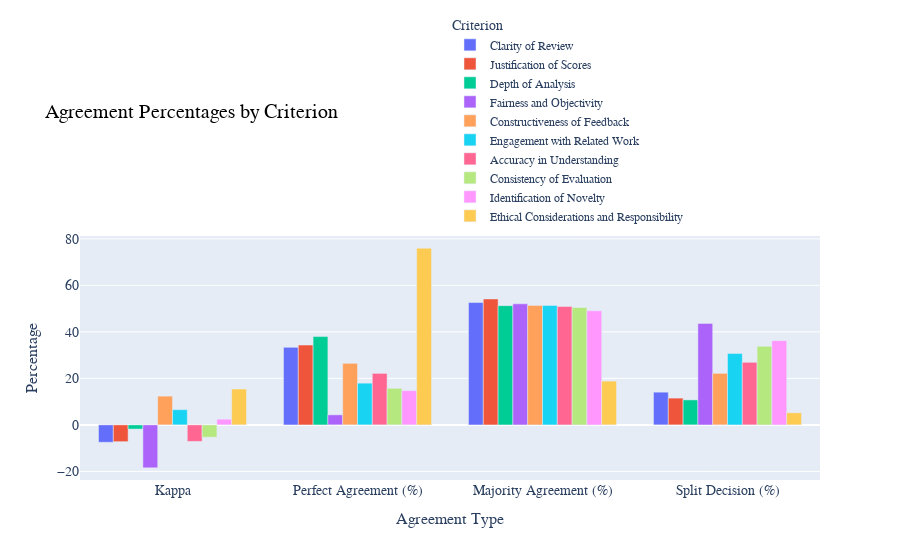

Notebook code for this chart:
### Code cell
import plotly.express as px

fig = px.bar(
    visual_df.melt(id_vars='Criterion', var_name='Agreement Type', value_name='Percentage'),
    x='Agreement Type',
    y='Percentage',
    color='Criterion',
    barmode='group',
    title='Agreement Percentages by Criterion'
)

fig.update_layout(
    title=dict(
        text='Agreement Percentages by Criterion',
        font=dict(size=20, family='Arial Black', color='black'),
    ),
    xaxis=dict(
        title=dict(text='Agreement Type', font=dict(size=16, family='Arial Black')),
        tickfont=dict(size=14, family='Arial Black'),
    ),
    yaxis=dict(
        title=dict(text='Percentage', font=dict(size=16, family='Arial Black')),
        tickfont=dict(size=14, family='Arial Black'),
    ),
    legend=dict(
        title=dict(text='Criterion', font=dict(size=14, family='Arial Black')),
        font=dict(size=12, family='Arial Black'), 
        yanchor='bottom',
        y=1.02,
        xanchor='left',
        x=0.5
    )
)

fig.update_traces(
    textfont=dict(size=12, family='Arial Black'),
    textposition="outside"  
)

fig.show()

### Figure 1 — Plotly figure (JSON) as saved in the notebook; plotly's stock layout.template omitted (floating-point values rounded to 4 significant figures)
{"data": [{"alignmentgroup": "True", "hovertemplate": "Criterion=Clarity of Review<br>Agreement Type=%{x}<br>Percentage=%{y}<extra></extra>", "legendgroup": "Clarity of Review", "marker": {"color": "#636efa", "pattern": {"shape": ""}}, "name": "Clarity of Review", "offsetgroup": "Clarity of Review", "orientation": "v", "showlegend": true, "textfont": {"family": "Arial Black", "size": 12}, "textposition": "outside", "type": "bar", "x": ["Kappa", "Perfect Agreement (%)", "Majority Agreement (%)", "Split Decision (%)"], "xaxis": "x", "y": [-7.477, 33.33, 52.6, 14.06], "yaxis": "y"}, {"alignmentgroup": "True", "hovertemplate": "Criterion=Justification of Scores<br>Agreement Type=%{x}<br>Percentage=%{y}<extra></extra>", "legendgroup": "Justification of Scores", "marker": {"color": "#EF553B", "pattern": {"shape": ""}}, "name": "Justification of Scores", "offsetgroup": "Justification of Scores", "orientation": "v", "showlegend": true, "textfont": {"family": "Arial Black", "size": 12}, "textposition": "outside", "type": "bar", "x": ["Kappa", "Perfect Agreement (%)", "Majority Agreement (%)", "Split Decision (%)"], "xaxis": "x", "y": [-7.214, 34.33, 54.15, 11.52], "yaxis": "y"}, {"alignmentgroup": "True", "hovertemplate": "Criterion=Depth of Analysis<br>Agreement Type=%{x}<br>Percentage=%{y}<extra></extra>", "legendgroup": "Depth of Analysis", "marker": {"color": "#00cc96", "pattern": {"shape": ""}}, "name": "Depth of Analysis", "offsetgroup": "Depth of Analysis", "orientation": "v", "showlegend": true, "textfont": {"family": "Arial Black", "size": 12}, "textposition": "outside", "type": "bar", "x": ["Kappa", "Perfect Agreement (%)", "Majority Agreement (%)", "Split Decision (%)"], "xaxis": "x", "y": [-1.799, 37.98, 51.27, 10.74], "yaxis": "y"}, {"alignmentgroup": "True", "hovertemplate": "Criterion=Fairness and Objectivity<br>Agreement Type=%{x}<br>Percentage=%{y}<extra></extra>", "legendgroup": "Fairness and Objectivity", "marker": {"color": "#ab63fa", "pattern": {"shape": ""}}, "name": "Fairness and Objectivity", "offsetgroup": "Fairness and Objectivity", "orientation": "v", "showlegend": true, "textfont": {"family": "Arial Black", "size": 12}, "textposition": "outside", "type": "bar", "x": ["Kappa", "Perfect Agreement (%)", "Majority Agreement (%)", "Split Decision (%)"], "xaxis": "x", "y": [-18.45, 4.319, 52.05, 43.63], "yaxis": "y"}, {"alignmentgroup": "True", "hovertemplate": "Criterion=Constructiveness of Feedback<br>Agreement Type=%{x}<br>Percentage=%{y}<extra></extra>", "legendgroup": "Constructiveness of Feedback", "marker": {"color": "#FFA15A", "pattern": {"shape": ""}}, "name": "Constructiveness of Feedback", "offsetgroup": "Constructiveness of Feedback", "orientation": "v", "showlegend": true, "textfont": {"family": "Arial Black", "size": 12}, "textposition": "outside", "type": "bar", "x": ["Kappa", "Perfect Agreement (%)", "Majority Agreement (%)", "Split Decision (%)"], "xaxis": "x", "y": [12.37, 26.47, 51.38, 22.15], "yaxis": "y"}, {"alignmentgroup": "True", "hovertemplate": "Criterion=Engagement with Related Work<br>Agreement Type=%{x}<br>Percentage=%{y}<extra></extra>", "legendgroup": "Engagement with Related Work", "marker": {"color": "#19d3f3", "pattern": {"shape": ""}}, "name": "Engagement with Related Work", "offsetgroup": "Engagement with Related Work", "orientation": "v", "showlegend": true, "textfont": {"family": "Arial Black", "size": 12}, "textposition": "outside", "type": "bar", "x": ["Kappa", "Perfect Agreement (%)", "Majority Agreement (%)", "Split Decision (%)"], "xaxis": "x", "y": [6.546, 17.94, 51.38, 30.68], "yaxis": "y"}, {"alignmentgroup": "True", "hovertemplate": "Criterion=Accuracy in Understanding<br>Agreement Type=%{x}<br>Percentage=%{y}<extra></extra>", "legendgroup": "Accuracy in Understanding", "marker": {"color": "#FF6692", "pattern": {"shape": ""}}, "name": "Accuracy in Understanding", "offsetgroup": "Accuracy in Understanding", "orientation": "v", "showlegend": true, "textfont": {"family": "Arial Black", "size": 12}, "textposition": "outside", "type": "bar", "x": ["Kappa", "Perfect Agreement (%)", "Majority Agreement (%)", "Split Decision (%)"], "xaxis": "x", "y": [-7.11, 22.15, 50.94, 26.91], "yaxis": "y"}, {"alignmentgroup": "True", "hovertemplate": "Criterion=Consistency of Evaluation<br>Agreement Type=%{x}<br>Percentage=%{y}<extra></extra>", "legendgroup": "Consistency of Evaluation", "marker": {"color": "#B6E880", "pattern": {"shape": ""}}, "name": "Consistency of Evaluation", "offsetgroup": "Consistency of Evaluation", "orientation": "v", "showlegend": true, "textfont": {"family": "Arial Black", "size": 12}, "textposition": "outside", "type": "bar", "x": ["Kappa", "Perfect Agreement (%)", "Majority Agreement (%)", "Split Decision (%)"], "xaxis": "x", "y": [-5.299, 15.73, 50.5, 33.78], "yaxis": "y"}, {"alignmentgroup": "True", "hovertemplate": "Criterion=Identification of Novelty<br>Agreement Type=%{x}<br>Percentage=%{y}<extra></extra>", "legendgroup": "Identification of Novelty", "marker": {"color": "#FF97FF", "pattern": {"shape": ""}}, "name": "Identification of Novelty", "offsetgroup": "Identification of Novelty", "orientation": "v", "showlegend": true, "textfont": {"family": "Arial Black", "size": 12}, "textposition": "outside", "type": "bar", "x": ["Kappa", "Perfect Agreement (%)", "Majority Agreement (%)", "Split Decision (%)"], "xaxis": "x", "y": [2.442, 14.73, 49.06, 36.21], "yaxis": "y"}, {"alignmentgroup": "True", "hovertemplate": "Criterion=Ethical Considerations and Responsibility<br>Agreement Type=%{x}<br>Percentage=%{y}<extra></extra>", "legendgroup": "Ethical Considerations and Responsibility", "marker": {"color": "#FECB52", "pattern": {"shape": ""}}, "name": "Ethical Considerations and Responsibility", "offsetgroup": "Ethical Considerations and Responsibility", "orientation": "v", "showlegend": true, "textfont": {"family": "Arial Black", "size": 12}, "textposition": "outside", "type": "bar", "x": ["Kappa", "Perfect Agreement (%)", "Majority Agreement (%)", "Split Decision (%)"], "xaxis": "x", "y": [15.42, 75.97, 18.83, 5.205], "yaxis": "y"}], "layout": {"barmode": "group", "legend": {"font": {"family": "Arial Black", "size": 12}, "title": {"font": {"family": "Arial Black", "size": 14}, "text": "Criterion"}, "tracegroupgap": 0, "x": 0.5, "xanchor": "left", "y": 1.02, "yanchor": "bottom"}, "title": {"font": {"color": "black", "family": "Arial Black", "size": 20}, "text": "Agreement Percentages by Criterion"}, "xaxis": {"anchor": "y", "domain": [0, 1], "tickfont": {"family": "Arial Black", "size": 14}, "title": {"font": {"family": "Arial Black", "size": 16}, "text": "Agreement Type"}}, "yaxis": {"anchor": "x", "domain": [0, 1], "tickfont": {"family": "Arial Black", "size": 14}, "title": {"font": {"family": "Arial Black", "size": 16}, "text": "Percentage"}}}}
